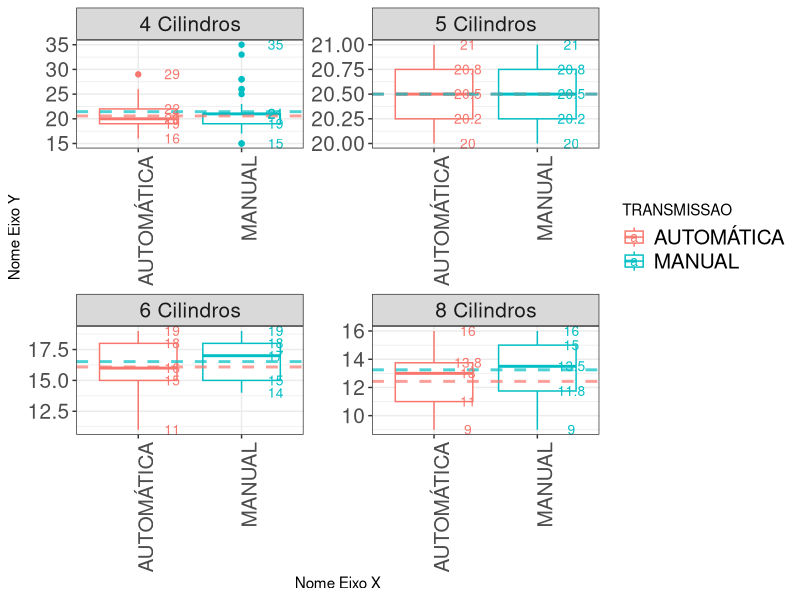

Recreate this plot in R.
library(tidyverse)
library(lubridate)
# DADOS ----
  # DADOS: AJUSTE EM DADOS CONSUMO COMBUSTÍVEL ----
mpg <- mpg %>%
  mutate(
    TRANSMISSAO = ifelse(grepl("auto", trans), "AUTOMÁTICA", "MANUAL"),
    CILINDROS = paste(cyl, " Cilindros", sep = "")
  )

ggplot(mpg, aes(x = TRANSMISSAO, y = cty, colour = TRANSMISSAO)) +
  geom_boxplot() +
                # LINHAS COM MÉDIA
  geom_hline(
    data = {mpg %>% group_by(CILINDROS, TRANSMISSAO) %>% summarise(Media = mean(cty))}, 
    mapping = aes(yintercept = Media, colour = TRANSMISSAO), 
    size = 1, linetype = 2, alpha = 0.7
  ) +
  ylab("Nome Eixo Y") + xlab("Nome Eixo X") +
                # TEXTO
  stat_summary(geom = "text", fun.y = quantile,
               aes(label = paste(round(..y.., 1), "", sep = ""), colour = TRANSMISSAO),
               position = position_nudge(x = 0.33), size = 3.5
  ) +
                # ESCALA LOG 
  scale_y_continuous(labels = scales::number_format()) +
                # FACETADO
  facet_wrap(~CILINDROS, scales = "free") + 
  theme_bw() +
  theme(
    # legend.position = c(0.96, 0.96), 
    # legend.justification = c(0.96, 0.96),
    legend.text = element_text(size = 15),
    axis.text.y = element_text(size = 15, angle = 0),
    axis.text.x = element_text(size = 15, angle = 90, hjust = 1),
    strip.text.x = element_text(size = 15)
  )
